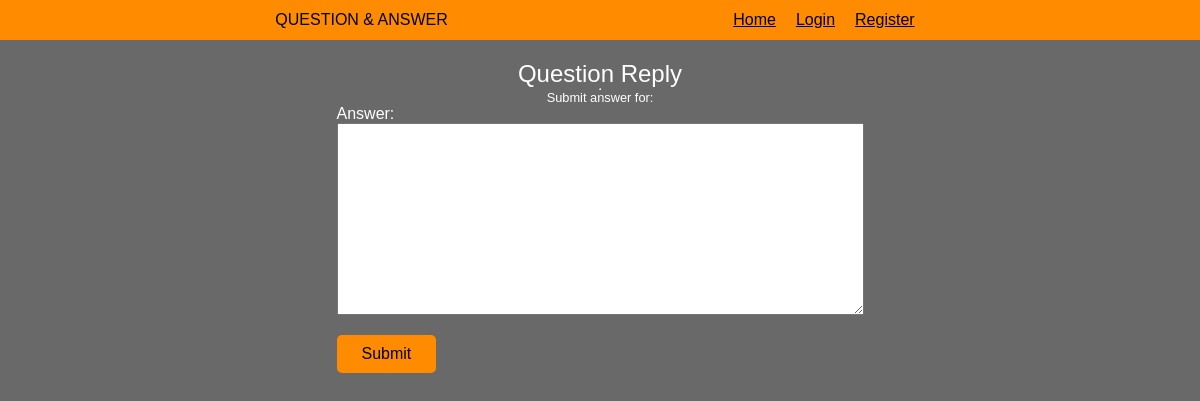
The app's page /answer/1, older data.
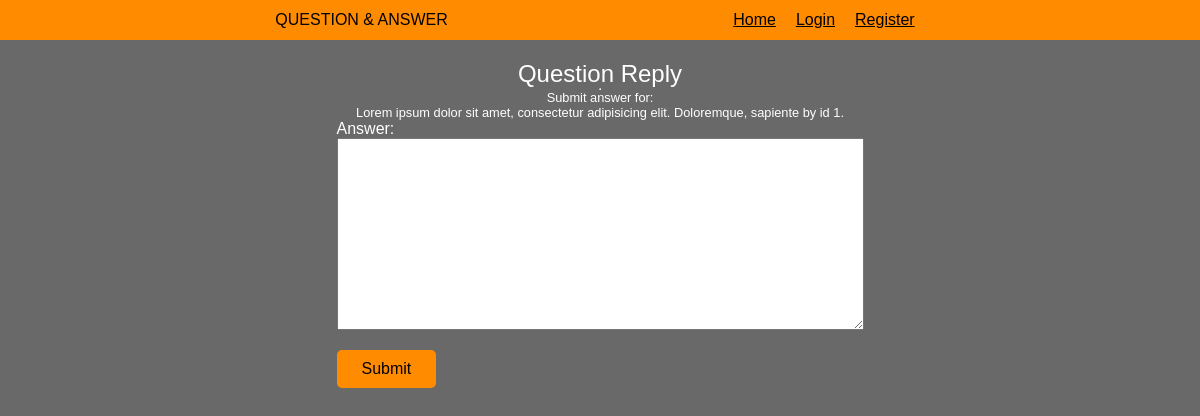
The same page, newer data.
### tables this page shows
CREATE TABLE "questions"
(
    id            INTEGER
        primary key autoincrement,
    question_text TEXT    not null,
    answer_text   TEXT,
    asked_by_id   INTEGER not null,
    expert_id     INTEGER not null
);

### application/routes/answer.py (the view)
@app.route('/answer/<question_id>', methods=['POST', 'GET'])
def answer(question_id):
    user = user_session()
    db = db_get()
    question_curr = db.execute('SELECT question_text from questions WHERE id = ?', [question_id])
    question_result = question_curr.fetchone()
    if request.method == 'POST':
        db.execute('UPDATE questions SET answer_text = ? WHERE id = ? ', [request.form['question'], question_id])
        db.commit()
        return redirect(url_for('unanswered'))
    return render_template('answer.html', user=user, question_result=question_result)

### application/__init__.py (called while the page is built)
def db_conn():
    sql = sqlite3.connect(r'C:\Users\Khoshkar\PycharmProjects\Question-Answer\application\database\database.db')
    sql.row_factory = sqlite3.Row
    return sql

def db_get():
    if not hasattr(g, 'sqlite3'):
        g.sqlite_db = db_conn()
    return g.sqlite_db

@app.teardown_appcontext
def db_close(error):
    if hasattr(g, 'sqlite_db'):
        g.sqlite_db.close()

def user_session():
    session_db = None
    if 'user' in session:
        user = session['user']
        db = db_get()
        session_curr = db.execute('SELECT id, name, admin, expert FROM users WHERE name = ?', [user])
        session_db = session_curr.fetchone()
    return session_db

### application/templates/answer.html (shortened to what this page needs)
{% extends 'base.html' %}
{% block body %}
    <article class="ask-question">
        <span>Question Reply</span>
        <hr>
        <section>
            <span style="font-size: 0.8rem">Submit answer for:</span>
            <span style="font-size: 0.8rem">{{ question_result['question_text'] }}</span>
            <form method="post">
                <label for="question">Answer:
                    <textarea name="question" id="question" cols="50" rows="10"></textarea>
                </label>
                <button type="submit">Submit</button>
            </form>
        </section>
    </article>
{% endblock %}

Row changes from the older to the newer data that the page shows:
added questions: question_text "Lorem ipsum dolor sit amet, consectetur adipisicing elit. Doloremque, sapiente by id 1."
